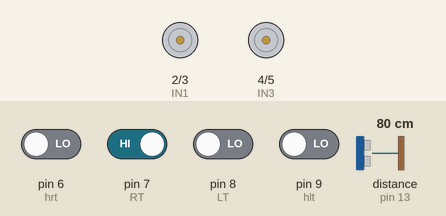
Bench run of a sketch on a simulated Arduino Uno, built with avr-gcc and run on an emulated ATmega328P. On the bench: motor-driver pin pairs drawn as motors (green arrow = first pin HIGH = forward, orange = second pin HIGH = backward, longer = more drive, scaled by the enable pin). Wiring (inferred from the names in the program): ultrasonic range finder: trigger pin 12; echo pin 13. The inputs (shaded band) are chosen by the test bench; at power-on: pin 7 (RT) HIGH, pin 6 (hrt), pin 8 (LT), pin 9 (hlt) LOW, distance to the obstacle (sensor on pin 13) 80 cm. The echo pulse lasts 58.3 µs per cm; what the sketch prints to the serial monitor is not drawn.

Above: at 1.2 s.
1.3 s: distance to the obstacle (sensor on pin 13) set to 29 cm
2.8 s: distance to the obstacle (sensor on pin 13) set to 25 cm
At 3.6 s:
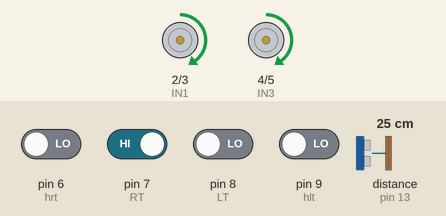
4.3 s: pin 8 (LT) driven HIGH
At 4.8 s:
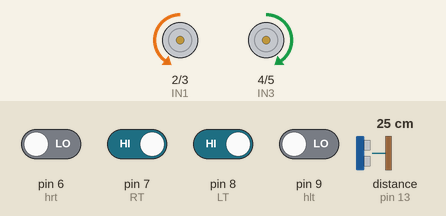
5.8 s: pin 8 (LT) driven LOW
At 7.0 s:
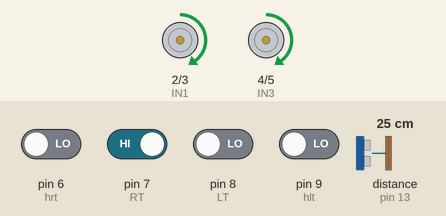
7.3 s: pin 7 (RT) driven LOW
At 8.2 s:
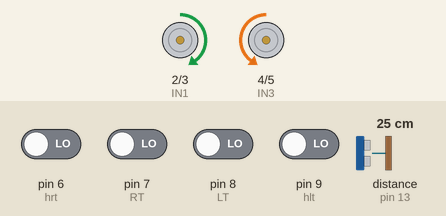
8.8 s: pin 7 (RT) driven HIGH
At 9.4 s:
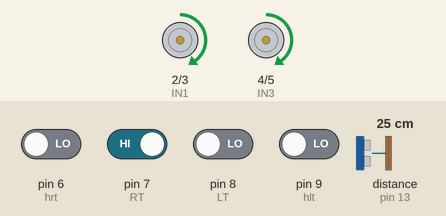
Timing chart, 0 to 11.3 s (numbered marks = the images above; inputs shaded):
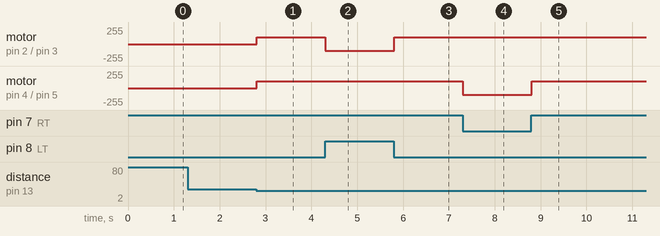

The sketch:

Team_Hadil.ino
```cpp
int ENA =10;
int ENB = 11;
int IN4 = 5;
int IN3 = 4;
int IN2 = 3;
int IN1 = 2;
int RT = 7;
int LT = 8;
int hrt=6;
int hlt=9;
int val1,val2,val11,val22;
int trigPin = 12;    // Trigger
int echoPin = 13;    // Echo
long duration, cm;
 int c=0;
void setup() {
  Serial.begin(9600);
  pinMode(IN1, OUTPUT);
  pinMode(IN2, OUTPUT);
  pinMode(IN3, OUTPUT);
  pinMode(IN4, OUTPUT);
  pinMode(ENA, OUTPUT);
  pinMode(ENB, OUTPUT);
  pinMode(RT, INPUT);
  pinMode(LT, INPUT);
  pinMode(hrt, INPUT);
  pinMode(hlt, INPUT);
  analogWrite(ENA,100);
  analogWrite(ENB,100);

  //Define inputs and outputs
  pinMode(trigPin, OUTPUT);
  pinMode(echoPin, INPUT);
}

void loop() {
   val1 = digitalRead(RT);
   val2 = digitalRead(LT);
   val11 = digitalRead(hrt);
   val22 = digitalRead(hlt);
  //Serial.print(val1);
   Serial.println(val2);
    digitalWrite(trigPin, LOW);
  delayMicroseconds(5);
  digitalWrite(trigPin, HIGH);
  delayMicroseconds(10);
  digitalWrite(trigPin, LOW);
   duration = pulseIn(echoPin, HIGH);
    cm = (duration/2) / 29.1;
   // Serial.println(cm);

 if (cm<26) c=1;
   if(c!= 1){
   if((val1==0 && val2==1 && val11==1 && val22==1)||(val1==1 && val2==0 && val11==1 && val22==1))
      Fwd();
    if(((val22==0)&&(val2==1)&& val11==1 )|| ( val22==1 && val2==1 && val11==1 && val1==1 ))
      Left();
    if((val1==0 &&  val11==0 && val22==1)||( val22==1 && val2==0 && val11==1 && val1==0))
      Right();
   }

   if(c==1){
   if((val1==1 && val2==0 && val11==0 && val22==0)||(val1==0 && val2==1 && val11==0 && val22==0))
      Fwd();
    if(((val22==1)&&(val2==0)&& val11==0 )|| ( val22==0 && val2==0 && val11==0 && val1==0 ))
      Left();
    if((val1==1 &&  val11==1 && val22==0)||( val22==0 && val2==1 && val11==0 && val1==1))
      Right();
  }


}
void Fwd(){
  digitalWrite(IN1, HIGH);
  digitalWrite(IN2, LOW);
  digitalWrite(IN3, HIGH);
  digitalWrite(IN4, LOW);
}
void Back(){
  digitalWrite(IN1, LOW);
  digitalWrite(IN2, HIGH);
  digitalWrite(IN3, LOW);
  digitalWrite(IN4, HIGH);
}
void Right(){
  digitalWrite(IN1, LOW);
  digitalWrite(IN2, HIGH);
  digitalWrite(IN3, HIGH);
  digitalWrite(IN4, LOW);
}
void Left(){
  digitalWrite(IN1, HIGH);
  digitalWrite(IN2, LOW);
  digitalWrite(IN3, LOW);
  digitalWrite(IN4, HIGH);
}
void Stop(){
  digitalWrite(IN1, LOW);
  digitalWrite(IN2, LOW);
  digitalWrite(IN3, LOW);
  digitalWrite(IN4, LOW);
}
```

Measured:
- the behaviour switches between 27 and 26 cm on distance to the obstacle (sensor on pin 13) (found by bisection; images 0 and 1)
- after the input at 2.8 s, motor on pin 2 (IN1) / pin 3 (IN2), motor on pin 4 (IN3) / pin 5 (IN4): stopped → forward 100/255 at once
- after the input at 4.3 s, motor on pin 2 (IN1) / pin 3 (IN2): forward 100/255 → backward 100/255 at once
- after the input at 5.8 s, motor on pin 2 (IN1) / pin 3 (IN2): backward 100/255 → forward 100/255 at once
- after the input at 7.3 s, motor on pin 4 (IN3) / pin 5 (IN4): forward 100/255 → backward 100/255 at once
- after the input at 8.8 s, motor on pin 4 (IN3) / pin 5 (IN4): backward 100/255 → forward 100/255 at once
